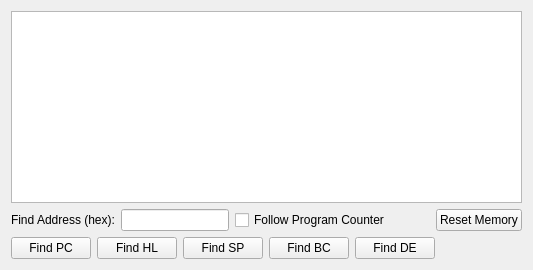
       <widget class="QWidget" name="memoryTab">
        <attribute name="title">
         <string>Memory</string>
        </attribute>
        <layout class="QVBoxLayout" name="verticalLayout_3">
         <item>
          <widget class="QTableView" name="memTableView">
           <property name="textElideMode">
            <enum>Qt::ElideNone</enum>
           </property>
           <property name="wordWrap">
            <bool>false</bool>
           </property>
          </widget>
         </item>
         <item>
          <layout class="QHBoxLayout" name="horizontalLayout">
           <item>
            <widget class="QLabel" name="label_56">
             <property name="text">
              <string>Find Address (hex):</string>
             </property>
            </widget>
           </item>
           <item>
            <widget class="QLineEdit" name="findTarget"/>
           </item>
           <item>
            <widget class="QCheckBox" name="followPC">
             <property name="text">
              <string>Follow Program Counter</string>
             </property>
            </widget>
           </item>
           <item>
            <spacer name="horizontalSpacer_4">
             <property name="orientation">
              <enum>Qt::Horizontal</enum>
             </property>
             <property name="sizeHint" stdset="0">
              <size>
               <width>40</width>
               <height>20</height>
              </size>
             </property>
            </spacer>
           </item>
           <item>
            <widget class="QPushButton" name="memResetButton">
             <property name="text">
              <string>Reset Memory</string>
             </property>
            </widget>
           </item>
          </layout>
         </item>
         <item>
          <layout class="QHBoxLayout" name="horizontalLayout_7">
           <item>
            <widget class="QPushButton" name="findPC">
             <property name="text">
              <string>Find PC</string>
             </property>
            </widget>
           </item>
           <item>
            <widget class="QPushButton" name="findHL">
             <property name="text">
              <string>Find HL</string>
             </property>
            </widget>
           </item>
           <item>
            <widget class="QPushButton" name="findSP">
             <property name="text">
              <string>Find SP</string>
             </property>
            </widget>
           </item>
           <item>
            <widget class="QPushButton" name="findBC">
             <property name="text">
              <string>Find BC</string>
             </property>
            </widget>
           </item>
           <item>
            <widget class="QPushButton" name="findDE">
             <property name="text">
              <string>Find DE</string>
             </property>
            </widget>
           </item>
           <item>
            <spacer name="horizontalSpacer_8">
             <property name="orientation">
              <enum>Qt::Horizontal</enum>
             </property>
             <property name="sizeHint" stdset="0">
              <size>
               <width>40</width>
               <height>20</height>
              </size>
             </property>
            </spacer>
           </item>
          </layout>
         </item>
        </layout>
       </widget>
